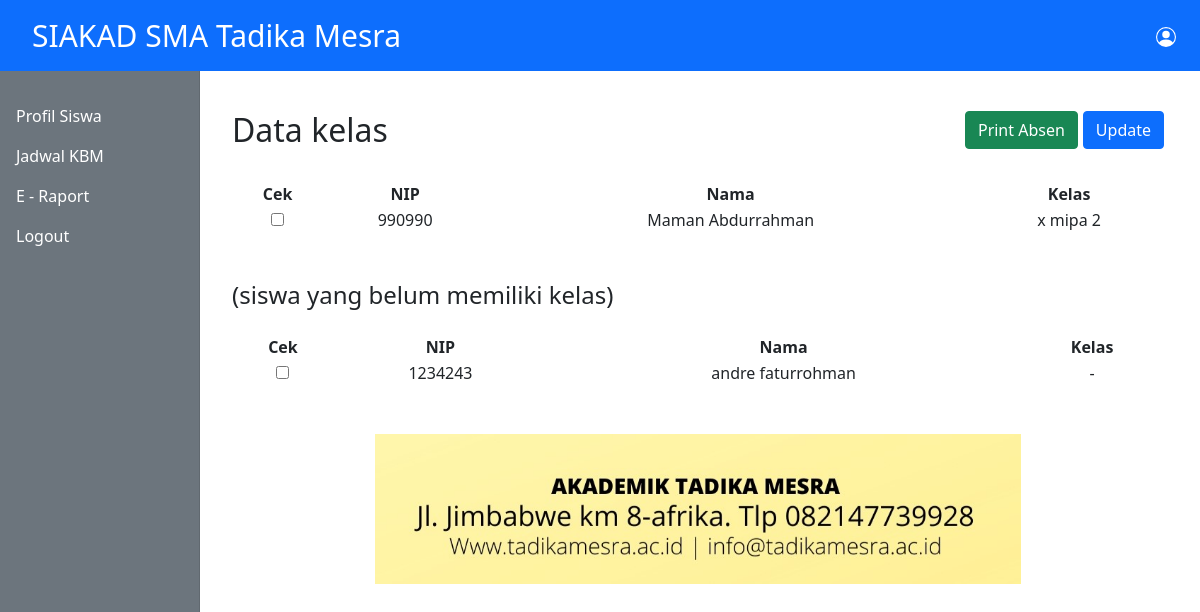
The app's page /admin/detail-kelas.php?kelas=x mipa 2, older data.
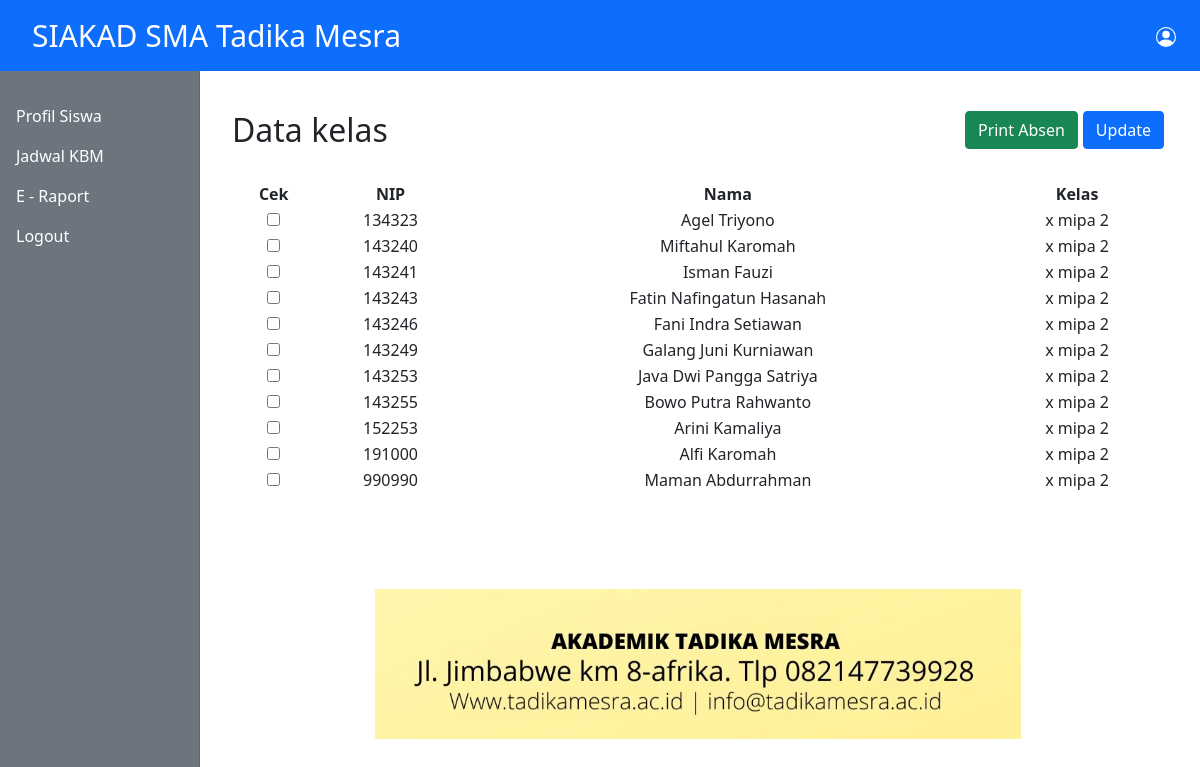
The same page, newer data.
### tables this page shows
CREATE TABLE `kelas_siswa` (
  `NISN` int(40) NOT NULL,
  `nama` varchar(100) NOT NULL,
  `kelas` varchar(50) NOT NULL
);

### admin/detail-kelas.php (the view, shortened to what this page needs)
<?php
    include_once '../database/koneksi.php';
    include_once '../templates/header.php';
    $kelas_utama = $_GET["kelas"];
    $sql = "SELECT * FROM kelas_siswa WHERE kelas = '$kelas_utama'";
    $exec = mysqli_query($koneksi,$sql);
    $kelas = "-";
    $sql2 = "SELECT * FROM kelas_siswa WHERE kelas = '$kelas'";
    $exec2 = mysqli_query($koneksi,$sql2);
    $result = mysqli_num_rows($exec2);
?>
<div class="col-12">
       <div class="row">
            <div class="col-3" style="width:25%;">
                <strong>  <h2>Data kelas</h2>
                </strong>
				</div>
			<div class="col-9" style="width:75%; float:right;">
				<button type="button" class="btn btn-primary" data-bs-toggle="modal" data-bs-target="#staticBackdrop" style="float:right;">Update</button>
        <a href="print-absen.php?kelas=<?= $kelas_utama?>" style="color: white; text-decoration:none; float: right; margin-right: 5px;" class="btn btn-success">Print Absen</a>
				</div>
              </div>
              </div>
<br>
<div class="container">
		<div class="row">
			<table style = "text-align:center;">
				<tr>
					<th>Cek</th>
					<th>NIP</th>
					<th>Nama</th>
                    <th>Kelas</th>
				</tr>
			<form action="" method="post">
			<?php while($rows = mysqli_fetch_assoc($exec)):?>
				<tr>
				<td><input type="checkbox" name="data[]" value=<?= $rows['NISN']; ?>></td>
				<td><?= $rows["NISN"];?></td>
				<td><?= $rows["nama"];?></td>
				<?php if(empty($rows["kelas"])):?>
				<td>-</td>
				<?php else:?>
				<td><?= $rows["kelas"]?></td>
				<?php endif;?>
				</tr>
				<?php endwhile;?>
			</table>
		</div>
	</div>
    <br>
    <br>
<?php if($result):?>
    <div class="col-12">
       <div class="row">
            <div class="col-3" style="width:50%;">
                <strong>
                    <h4>(siswa yang belum memiliki kelas)</h4>
                </strong>
			</div>
        </div>
    </div>
<div class="container mt-3">
		<div class="row">
			<table style = "text-align:center;">
				<tr>
					<th>Cek</th>
					<th>NIP</th>
					<th>Nama</th>
                    <th>Kelas</th>
				</tr>
			<form action="" method="post">
			<?php while($rows = mysqli_fetch_assoc($exec2)):?>
				<tr>
				<td><input type="checkbox" name="data[]" value=<?= $rows['NISN']; ?>></td>
				<td><?= $rows["NISN"];?></td>
				<td><?= $rows["nama"];?></td>
				<?php if(empty($rows["kelas"])):?>
				<td>-</td>
				<?php else:?>
				<td><?= $rows["kelas"]?></td>
				<?php endif;?>
				</tr>
				<?php endwhile;?>
			</table>
		</div>
	</div>
    <?php else :?>
    <?php endif;?>
<?php include_once '../templates/footer.php';?>

Row changes from the older to the newer data that the page shows:
no longer on this page (row edited): kelas_siswa: NISN "1234243", nama "andre faturrohman", kelas "-", shown under "(siswa yang belum memiliki kelas)"
added kelas_siswa: NISN "134323", nama "Agel Triyono", kelas "x mipa 2", shown under "Data kelas"
added kelas_siswa: NISN "143240", nama "Miftahul Karomah", kelas "x mipa 2", shown under "Data kelas"
added kelas_siswa: NISN "143241", nama "Isman Fauzi", kelas "x mipa 2", shown under "Data kelas"
added kelas_siswa: NISN "143243", nama "Fatin Nafingatun Hasanah", kelas "x mipa 2", shown under "Data kelas"
added kelas_siswa: NISN "143246", nama "Fani Indra Setiawan", kelas "x mipa 2", shown under "Data kelas"
added kelas_siswa: NISN "143249", nama "Galang Juni Kurniawan", kelas "x mipa 2", shown under "Data kelas"
added kelas_siswa: NISN "143253", nama "Java Dwi Pangga Satriya", kelas "x mipa 2", shown under "Data kelas"
added kelas_siswa: NISN "143255", nama "Bowo Putra Rahwanto", kelas "x mipa 2", shown under "Data kelas"
added kelas_siswa: NISN "152253", nama "Arini Kamaliya", kelas "x mipa 2", shown under "Data kelas"
added kelas_siswa: NISN "191000", nama "Alfi Karomah", kelas "x mipa 2", shown under "Data kelas"
Text that changed along with them:
text no longer shown: "(siswa yang belum memiliki kelas) Cek NIP Nama Kelas"
